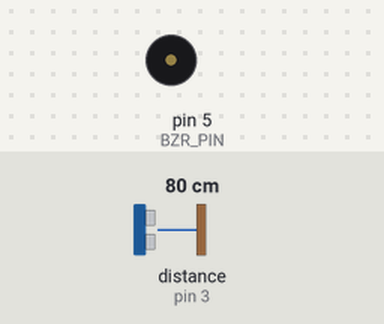
Bench run of a program on a simulated Arduino Mega 2560, built with avr-gcc and run on an emulated ATmega2560. Parts: buzzer (waves = sounding). Wiring (inferred from the names in the program): ultrasonic range finder: trigger pin 2; echo pin 3. Inputs (shaded band) come from the test bench; at power-on: distance to the obstacle (sensor on pin 3) 80 cm. The echo pulse lasts 58.3 µs per cm.

Above: at 1.2 s.
1.3 s: distance to the obstacle (sensor on pin 3) set to 55 cm
2.8 s: distance to the obstacle (sensor on pin 3) set to 49 cm
At 3.4 s:
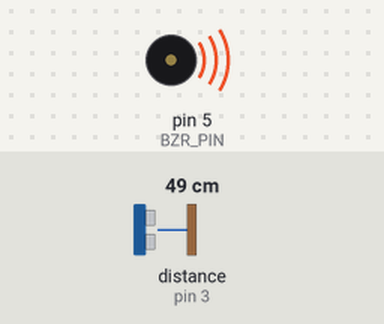
Timing chart, 0 to 5.8 s (numbered marks = the images above; inputs shaded):
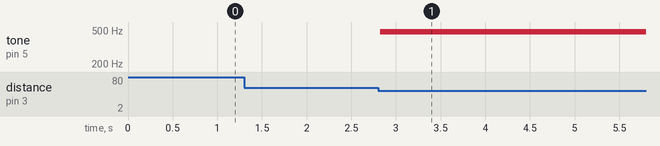

Measured:
- the behaviour switches between 52 and 51 cm on distance to the obstacle (sensor on pin 3) (found by bisection; images 0 and 1)
- after the input at 1.3 s, every drawn part: stays the same
- after the input at 2.8 s, tone on pin 5 (BZR_PIN): silent → 480 Hz at once

The program:

main.cpp
```cpp
//**************************************************************//
//  Name    : Digital_Theremin
//  Author  : Jose Luis Figueroa
//  Date    : 30 March, 2021
//  Board   : Arduino Mega
//  Version : 1.0
//  Notes   : Measure the distance between 0 to 50cm and buzzer
//          : plays a frequency according to the distance
//          : (0 to 500Hz)
//**************************************************************//
#include <Arduino.h>

//Pins
const uint8_t TRIG_PIN = 2;
const uint8_t ECHO_PIN = 3;
const uint8_t BZR_PIN = 5;

//Variables
const uint8_t trig_delay = 15;

void setup()
{
  Serial.begin(9600);
  //I/O configuration
  pinMode(BZR_PIN, OUTPUT);
  pinMode(TRIG_PIN, OUTPUT);
  pinMode(ECHO_PIN, INPUT);
}

void loop()
{
  uint64_t duration;
  uint16_t frequency;

   //Send out a pulse (trigger) to start the measurement
  digitalWrite(TRIG_PIN, LOW);
  delayMicroseconds(10);
  digitalWrite(TRIG_PIN, HIGH);
  delayMicroseconds(trig_delay);
  digitalWrite(TRIG_PIN, LOW);

  //Measure time of pulse on ECHO pin
  duration = pulseIn(ECHO_PIN, HIGH);

  //Convert time to distance. But frequency will be changed according
  //to distance
  frequency = duration / 58.8;

  //Measure distance between 0 to 50cm
  if(frequency <= 50)
  { //Multiply frequency by 10 to get audible frequencies
    tone(BZR_PIN, frequency*10, 300);
  }

  delay(100);

}
```
